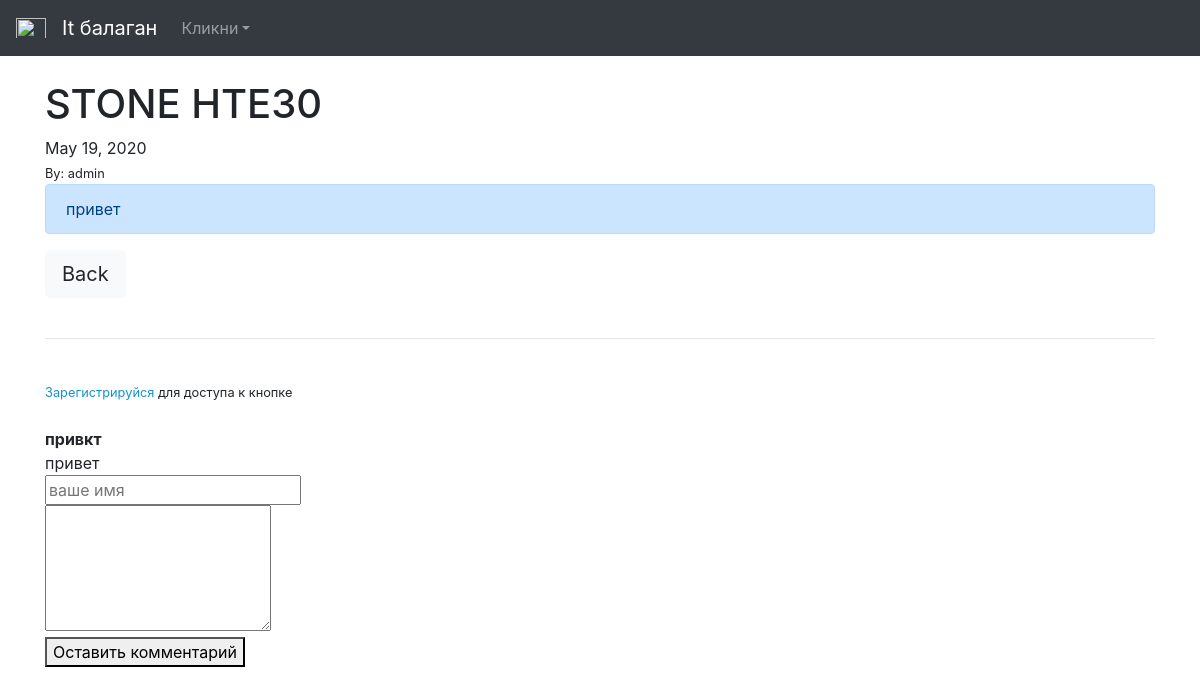
The page /13/ on the database its author committed.
### theblog/models.py (models this page shows, shortened)
class Post(models.Model):
    title = models.CharField(max_length=120)
    title_tag = models.CharField(max_length=120, default="It балаган")
    author = models.ForeignKey(User, on_delete=models.CASCADE)
    body = models.TextField()
    post_date = models.DateField(auto_now_add=True)
    category = models.CharField(max_length=120, default='coding')
    likes = models.ManyToManyField(User, related_name='blog_post')
    def total_likes(self):
        return self.likes.count() # считаем лайки

class Comment(models.Model):
    article = models.ForeignKey(Post, on_delete=models.CASCADE)
    author_name = models.CharField('имя автора', max_length=40)
    comment_text = models.CharField(max_length=350)

### theblog/views.py (the view, shortened to what this page needs)
# urls.py: path('<int:pk>/', ArticleDetailView.as_view(), name='article_detail'),
class ArticleDetailView(DetailView):
    model = Post
    template_name = 'article_details.html'
    def get_context_data(self, *args, **kwargs):
        cat_menu = Category.objects.all()
        context = super(ArticleDetailView, self).get_context_data(*args, **kwargs)
        stuff = get_object_or_404(Post, id=self.kwargs['pk']) # получаем id поста
        total_likes = stuff.total_likes()
        liked = False
        a = Post.objects.get(id=self.kwargs['pk'])
        latest_comment_list = a.comment_set.order_by('-id')
        if stuff.likes.filter(id=self.request.user.id).exists():
            liked = True
        context['cat_menu'] = cat_menu
        context['total_likes'] = total_likes
        context['liked'] = liked # context['liked'] - это для html
        context['latest_comment_list'] = latest_comment_list
        context['article'] = a
        return context

### theblog/templates/article_details.html (shortened to what this page needs)
{% extends 'base.html' %}
{% block content %}
<h1>{{post.title}}</h1>
{{post.post_date}}<br>
<small>By:
    {{post.author.username}}</small><br>
<p class="alert alert-primary" role="alert">{{post.body|safe}}</p>
<strong><input class='btn btn-light btn-lg' type="button" onclick="history.back();" value="Back"/></strong>
    <br/><br/>
    <hr>
    <br/>
    {% if user.is_authenticated %}
        {% if liked %}
            <form action="{% url 'like_post' post.pk %}" method="POST">
                {% csrf_token %}
                <button type="submit" name="post_id" value="{{ post.id }}" class="btn       btn-outline-danger">Unlike</button> - {{ total_likes }} Likes
            </form>
        {% else %}
            <form action="{% url 'like_post' post.pk %}" method="POST">
                {% csrf_token %}
                <button type="submit" name="post_id" value="{{ post.id }}" class="btn       btn-outline-warning">Like</button> - {{ total_likes }} Likes
            </form>
        {% endif %}
    {% else %}
        <small><a href="{% url 'login' %}">Зарегистрируйся</a> для доступа к кнопке</small>
    {% endif %}
<br><br>
{% if latest_comment_list %}
    {% for c in latest_comment_list %}
     <strong>{{c.author_name}}</strong><br>
     {{c.comment_text}}
    {% endfor %}
{% else %}
    Комментарии не найдены
{% endif %}
<form action="{% url 'article_detail' article.id %}" method="POST">
        <input type="text" name="name" required placeholder="ваше имя"><br>
        <textarea name='text' required="" cols="20" rows="5"></textarea><br>
        <button type="submit">Оставить комментарий</button>
</form>
{% endblock %}

### theblog/templates/base.html (style rules this page uses)
a { color: #1293cd; text-decoration: none; background-color: transparent; text-align: center; }

### rows shown on the page
Post: title "STONE HTE30", post_date "May 19, 2020", author.username "admin", body "привет"
Comment: author_name "привкт", comment_text "привет"
